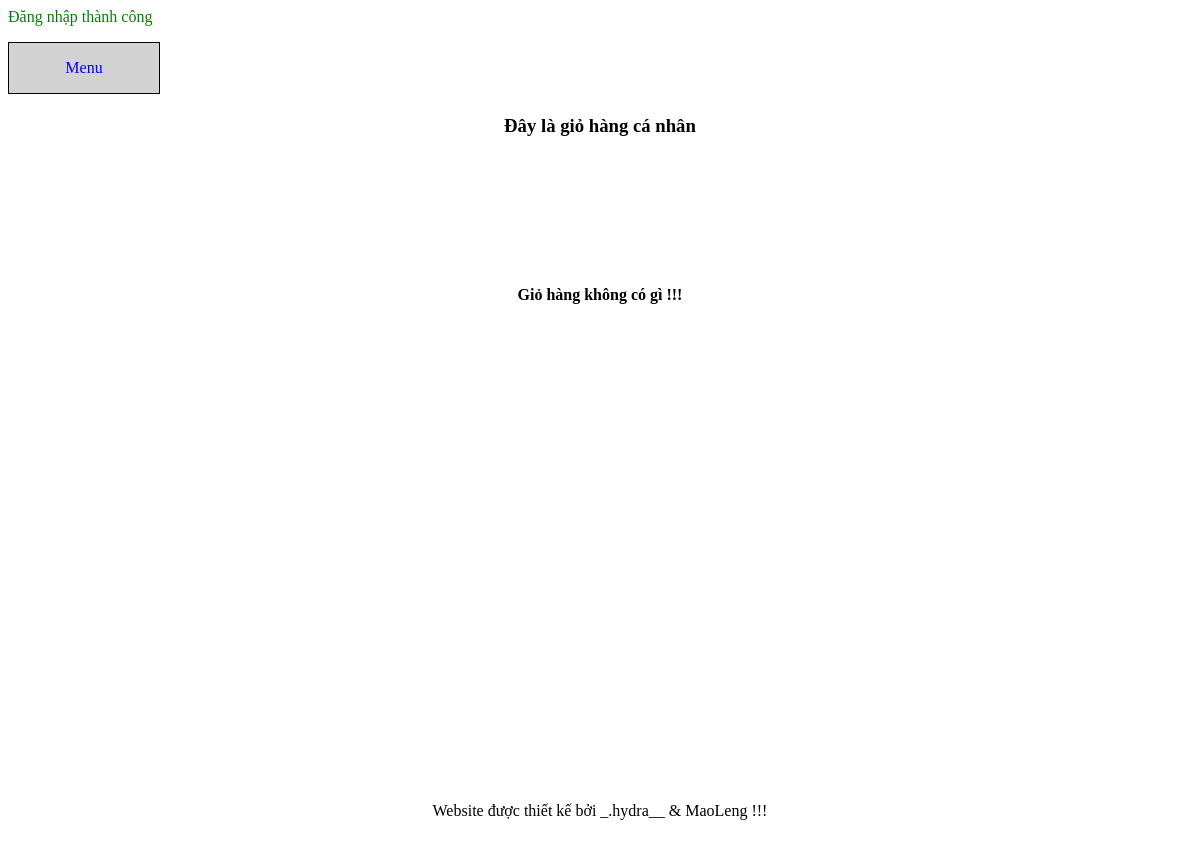
The page /cart.php (signed in) on the database as committed earlier.
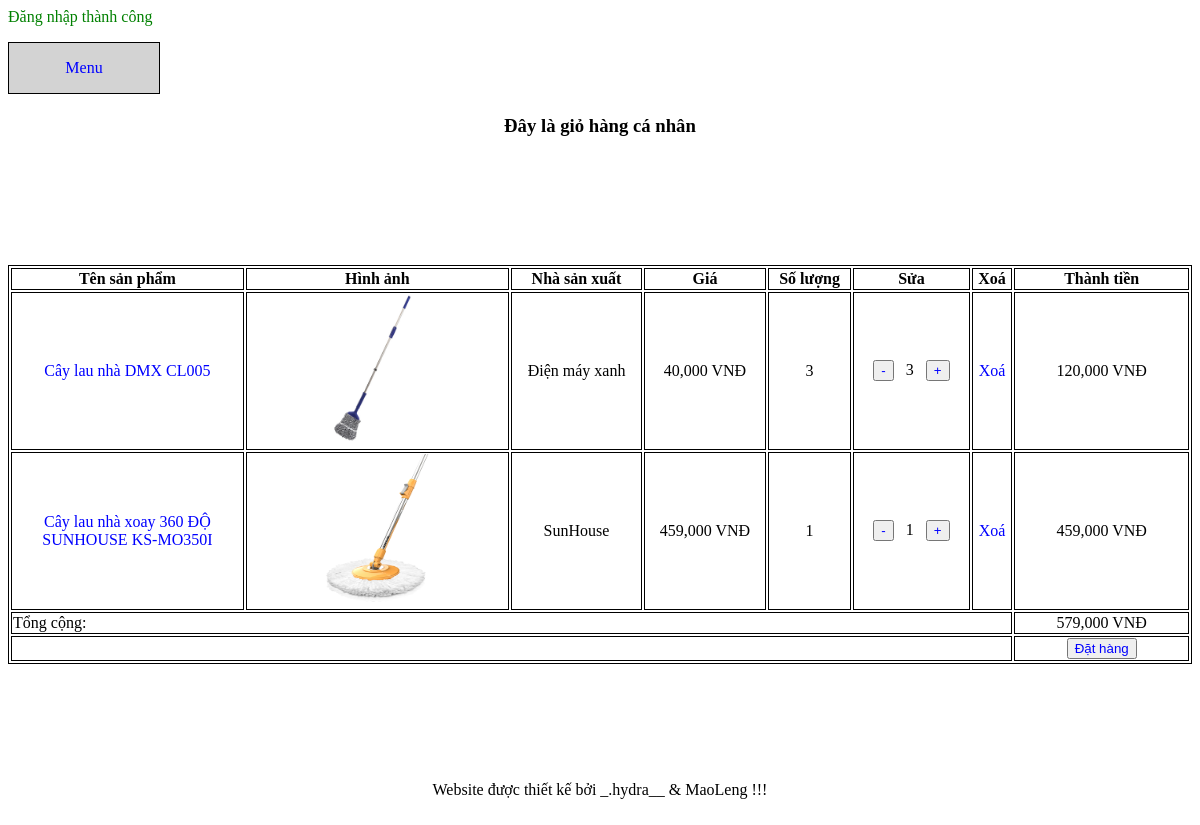
The same page on the database as committed later.
### tables this page shows
CREATE TABLE `carts` (
  `customer_id` int(11) NOT NULL,
  `product_id` int(11) NOT NULL,
  `quantity` int(11) NOT NULL
);

CREATE TABLE `products` (
  `id` int(11) NOT NULL,
  `name` varchar(200) NOT NULL,
  `description` text NOT NULL,
  `price` int(11) NOT NULL,
  `image` varchar(200) NOT NULL,
  `manufacturer_id` int(11) NOT NULL
);

CREATE TABLE `manufacturers` (
  `id` int(11) NOT NULL,
  `name` varchar(200) NOT NULL,
  `address` varchar(200) NOT NULL,
  `phone` varchar(15) NOT NULL,
  `image` varchar(200) NOT NULL
);

### cart.php (the view, shortened to what this page needs)
<?php
if (isset($_SESSION['customer_id'])) {
	$customer_id = $_SESSION['customer_id'];
} else if (isset($_SESSION['admin_id'])) {
	header('location:admin/root/index_admin.php');
} else {
	header('location:index.php');
}
?>
<!DOCTYPE html>
<html>
<head>
</head>
<body>
	<?php
	$total = 0;
		?>
	<?php
	if (isset($_SESSION['success'])) {
		?>
		<span class="success">
			<?php echo $_SESSION['success'] ?>
		</span>
		<?php
	}
	require 'connect.php';
	$sql = "select
	products.id as id,
	products.name as name,
	products.image as image,
	manufacturers.name as manufacturer_name,
	products.price as price,
	carts.quantity as quantity
	from carts
	join products on products.id = carts.product_id
	join manufacturers on manufacturers.id = products.manufacturer_id
	where customer_id = $customer_id";
	$result = mysqli_query($connect,$sql);
	$rows = mysqli_num_rows($result);
	?>
	<div id="div_tong">
		<?php require 'menu.php'; ?>
		<div id="div_tren">
			<h3>
				Đây là giỏ hàng cá nhân
			</h3>
		</div>
		<div id="div_giua" >
			<?php if ($rows == 0) { ?>
				<h4 class="center">
					Giỏ hàng không có gì !!!
				</h4>
				<?php
			} else {
				?>
				<table class="border" width="100%">
					<tr>
						<th width="20%">
							Tên sản phẩm
						</th>
						<th>
							Hình ảnh
						</th>
						<th>
							Nhà sản xuất
						</th>
						<th>
							Giá
						</th>
						<th>
							Số lượng
						</th>
						<th>
							Sửa
						</th>
						<th>
							Xoá
						</th>
						<th width="15%">
							Thành tiền
						</th>
					</tr>
					<?php foreach ($result as $each): ?>
						<?php
						$sum = $each['price'] * $each['quantity'];
						?>
						<tr>
							<td>
								<a href="product_detail.php?id=<?php echo $each['id'] ?>">
									<?php echo $each['name'] ?>
								</a>
							</td>
							<td>
								<img width="200px" height="150px" src="admin/products/<?php echo $each['image']; ?>">
							</td>
							<td>
								<?php echo $each['manufacturer_name'] ?>
							</td>
							<td>
								<?php echo number_format($each['price']) ?> VNĐ
							</td>
							<td>
								<?php echo $each['quantity'] ?>
							</td>
							<td width=10%>
								<button>
									<a href="add_to_cart.php?id=<?php echo $each['id'] ?>&type=decrease" class="no_decor">
										-
									</a>
								</button>
								<span class="center">
									&nbsp <?php echo $each['quantity'] ?> &nbsp
								</span>
								<button >
									<a href="add_to_cart.php?id=<?php echo $each['id'] ?>&type=increase" class="no_decor">
										+
									</a>
								</button>
							</td>
							<td>
								<a href="delete.php?product_id=<?php echo $each['id']?>">
									Xoá
								</a>
							</td>
							<td>
								<?php echo number_format($sum)?> VNĐ
							</td>
						</tr>
						<?php
						$total +=  $sum;
						?>
					<?php endforeach ?>
					<tr>
						<td colspan="7" class="left" >
							Tổng cộng:
						</td>
						<td>
							<?php
							echo number_format($total ) . " VNĐ";
							?>
						</td>
					</tr>
					<tr>
						<td colspan="7" class="right" >
						</td>
						<td>
							<button>
								<a href="order_form.php">
									Đặt hàng
								</a>
							</button>
						</td>
					</tr>
				</table>
				<?php
			}
			?>
		</div>
		<div id="div_duoi">
			<?php
			require 'footer.php';
			?>
		</div>
	</div>
</body>
</html>

### menu.php (shortened to what this page needs)
<ul>
	<li>
		<a href="#">
			<p>
				Menu
			</p>
		</a>
	</li>
</ul>
<br>
<br>
<br>

### footer.php
<p>
	Website được thiết kế bởi _.hydra__ & MaoLeng !!!
</p>

### cart.php (style rules this page uses)
th, td { border: 1px solid black; text-align: center; }

### menu.php (style rules this page uses)
a { text-decoration: none; }
a:link { color: blue; }
ul { list-style-type: none; padding: 0; }
ul li { float: left; position: relative; background: lightgray; width: 150px; border: 1px solid black; height: 50px; }
#div_tong { min-height: 800px; max-height: 6000px; position: relative; }
#div_tren { text-align: center; height: 150px; }
#div_giua { min-height: 500px; max-height: 4900px; }
#div_duoi { height: 100px; text-align: center; position: relative; bottom: 0px; }
p { text-align: center; }
.right { text-align: right; }
.left { text-align: left; }
.center { text-align: center; }
.border { border: 1px solid black; }
table { margin: auto ; }
.success { color: green; }

Rows that differ between the two databases and show on the page:
added carts: product.name "Cây lau nhà DMX CL005", product.image (picture), manufacturers.name "Điện máy xanh", product.price "40,000", quantity "3", sum "120,000"
added carts: product.name "Cây lau nhà xoay 360 ĐỘ SUNHOUSE KS-MO350I", product.image (picture), manufacturers.name "SunHouse", product.price "459,000", quantity "1", sum "459,000"
Other text that changed with them:
$total: (not shown) → "579,000"
text no longer shown: "Giỏ hàng không có gì !!!"
text now shown: "Tên sản phẩm Hình ảnh Nhà sản xuất Giá Số lượng Sửa Xoá Thành tiền Tổng cộng: VNĐ Đặt hàng"
